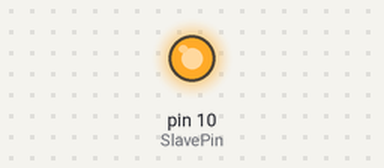
This sketch was run on a simulated Arduino Uno, built with avr-gcc and run on an emulated ATmega328P. Shown: output pins drawn as LEDs (lit = HIGH). What the sketch prints to the serial monitor is not drawn.

Above: at 0.1 s.
Timing chart, 0 to 1.6 s (numbered marks = the images above):
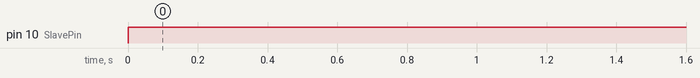

The sketch:

sketch_may22c.ino
```cpp
#include <SPI.h>

const int SlavePin = 10;
SPISettings settings(2000000, MSBFIRST, SPI_MODE1);

void setup() {
  pinMode(SlavePin, OUTPUT);
  SPI.begin();
  SPI.pinIsMISO(11);
  Serial.begin(9600);
}

uint8_t stat;

void loop() {
  SPI.beginTransaction(settings);
  digitalWrite(SlavePin, LOW);
  stat = SPI.transfer(0);
  digitalWrite(SlavePin, HIGH);
  SPI.endTransaction();

  Serial.println(stat);
  delay(500);
}
```

Measured:
- by itself, pin 10 (SlavePin): LOW → HIGH at 0.00 s
